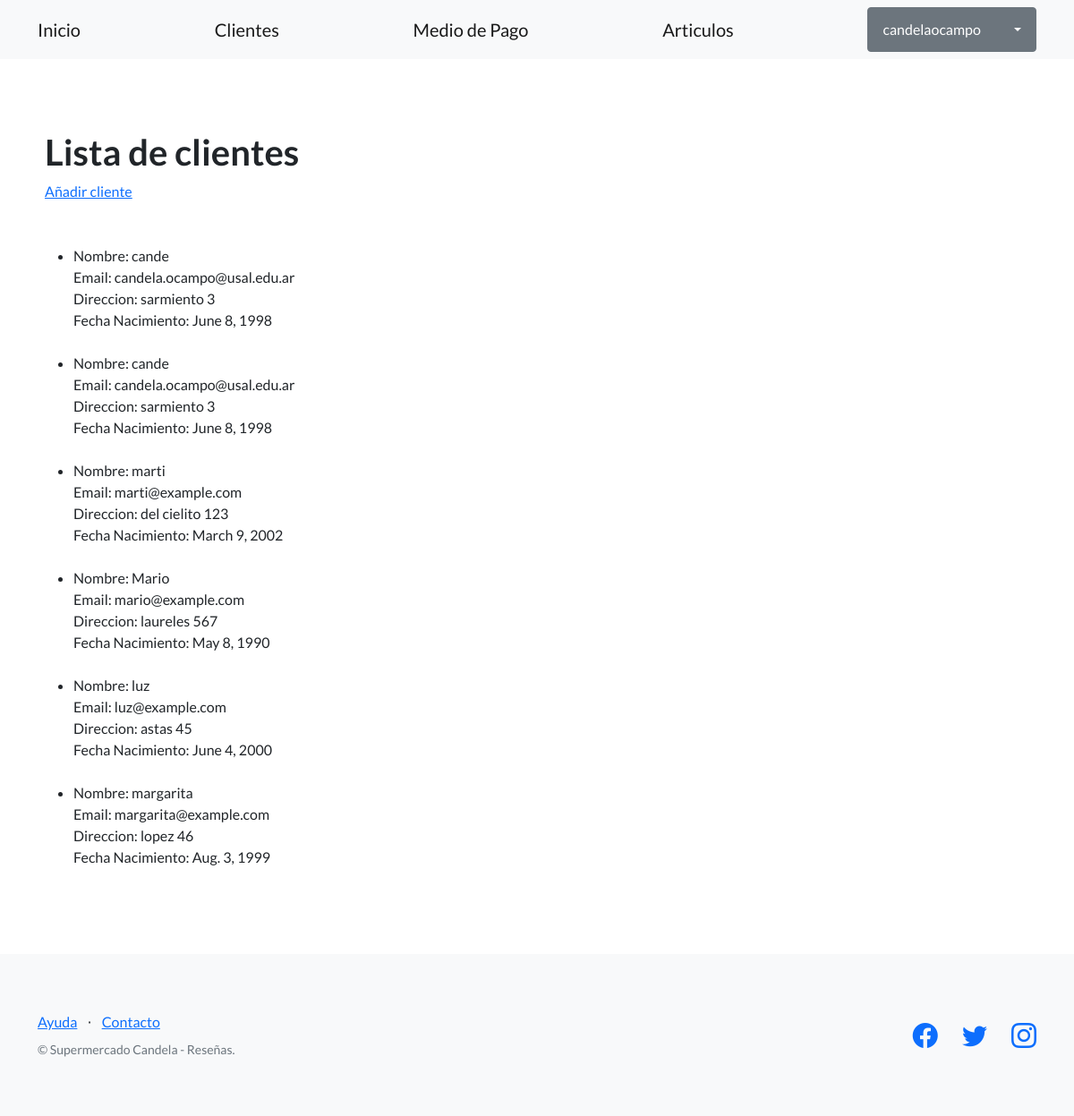
The page /Clientes/ (signed in) on the database its author committed.
### clientes/models.py (models this page shows, shortened)
class Clientes(models.Model):
    nombre = models.CharField(max_length=256)
    email = models.EmailField()
    direccion = models.CharField(max_length=256)
    fecha_nacimiento= models.DateField()

### clientes/views.py (the view)
# urls.py: path('Clientes/', listar_clientes, name='clientes'),
def listar_clientes(request):
    contexto = {
        'clientes' : Clientes.objects.all()
    }
    return render(
        request = request ,
        template_name = 'clientes/listar_clientes.html' ,
        context = contexto,
    )

### clientes/Templates/clientes/listar_clientes.html (shortened to what this page needs)
{% extends "clientes/inicio.html" %}
{% block contenido %}
<section>
    <div>
        <h1>Lista de clientes</h1>
        <a href="{% url "crear_clientes" %}">Añadir cliente</a>
        <br></br>
        <ul>
            {% for cliente in clientes %}<br>
            <li>Nombre: {{cliente.nombre}}<br>
                Email: {{cliente.email}}<br>
                Direccion: {{cliente.direccion}}<br>
                Fecha Nacimiento: {{cliente.fecha_nacimiento}}<br>
            </li>
            {% endfor %}
        </ul>
    </div>
</section>
{% endblock contenido %}

### clientes/Templates/clientes/base.html (shortened to what this page needs)
{% load static %}
<!DOCTYPE html>
<html lang="en">
    <head>
        <link href="https://cdn.jsdelivr.net/npm/bootstrap-icons@1.5.0/font/bootstrap-icons.css" rel="stylesheet" type="text/css" />
        <link href="{% static 'css/styles.css' %}" rel="stylesheet" />
    </head>
    <body>
        <nav class="navbar navbar-light bg-light static-top">
            <div class="container">
                <a class="navbar-brand" href="{% url 'inicio' %}">Inicio</a>
                <a class="navbar-brand" href="{% url 'clientes' %}">Clientes</a>
                <a class="navbar-brand" href="{% url 'medio_pago' %}">Medio de Pago</a>
                <a class="navbar-brand" href="{% url 'articulos' %}">Articulos</a>
                {% if user.is_authenticated %}
                <div class="dropdown">
                    <button class="btn btn-secondary dropdown-toggle" type="button" id="dropdownMenuButton1" data-bs-toggle="dropdown" aria-expanded="false">
                        <div style="display: inline-flex;">
                            <span style="padding: 0px 30px 0px 0px;">{{ user.username }}</span>
                        </div>
                    </button>
                </div>
                </div>
                {% else %}
                <a class="btn btn-primary" href="{% url 'login' %}">Iniciar sesión</a>
                <a class="btn btn-secondary" href="{% url 'registro' %}">Registro</a>
                {% endif %}
        </nav>
        <section style="padding:80px 50px;">
            {% block contenido %}
            {% endblock contenido %}
        </section>
        <footer class="footer bg-light">
            <div class="container">
                <div class="row">
                    <div class="col-lg-6 h-100 text-center text-lg-start my-auto">
                        <ul class="list-inline mb-2">
                            <li class="list-inline-item"><a href="#!">Ayuda</a></li>
                            <li class="list-inline-item">⋅</li>
                            <li class="list-inline-item"><a href="https://wa.me/1122981552">Contacto</a></li>
                        </ul>
                        <p class="text-muted small mb-4 mb-lg-0">&copy; Supermercado Candela - Reseñas.</p>
                    </div>
                    <div class="col-lg-6 h-100 text-center text-lg-end my-auto">
                        <ul class="list-inline mb-0">
                            <li class="list-inline-item me-4">
                                <a href="https://www.facebook.com/supermercado.petra.9"><i class="bi-facebook fs-3"></i></a>
                            </li>
                            <li class="list-inline-item me-4">
                                <a href="https://twitter.com/Lagomarket"><i class="bi-twitter fs-3"></i></a>
                            </li>
                            <li class="list-inline-item">
                                <a href="https://www.instagram.com/supermercado_candelaria/?hl=es"><i class="bi-instagram fs-3"></i></a>
                            </li>
                        </ul>
                    </div>
                </div>
            </div>
        </footer>
    </body>
</html>

### rows shown on the page
Clientes: nombre "cande", email "candela.ocampo@usal.edu.ar", direccion "sarmiento 3", fecha_nacimiento "June 8, 1998"
Clientes: nombre "cande", email "candela.ocampo@usal.edu.ar", direccion "sarmiento 3", fecha_nacimiento "June 8, 1998"
Clientes: nombre "marti", email "marti@example.com", direccion "del cielito 123", fecha_nacimiento "March 9, 2002"
Clientes: nombre "Mario", email "mario@example.com", direccion "laureles 567", fecha_nacimiento "May 8, 1990"
Clientes: nombre "luz", email "luz@example.com", direccion "astas 45", fecha_nacimiento "June 4, 2000"
Clientes: nombre "margarita", email "margarita@example.com", direccion "lopez 46", fecha_nacimiento "Aug. 3, 1999"

### other values the page prints
{{ user.username }} "candelaocampo"
